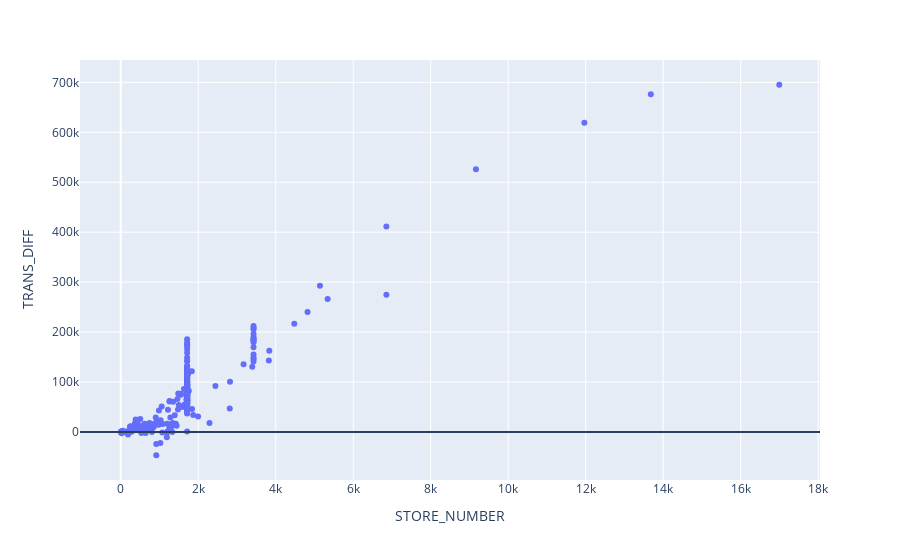

The cell this chart's notebook holds for it:
### Code cell
#To see which city need more shops we need to calculate the difference of transactions in the years

trans_df = comp_df.groupby(['CITY_NAME']).agg({'STORE_NUMBER':'count','TRANSACTION_FINAL_COUNT':'sum','PY_TRANSACTION_FINAL_COUNT':'sum'}).reset_index()
trans_df['TRANS_DIFF']= trans_df['TRANSACTION_FINAL_COUNT']-trans_df['PY_TRANSACTION_FINAL_COUNT']
trans_df = trans_df.sort_values(by='TRANS_DIFF',ascending=False)
fig = px.scatter(trans_df,'STORE_NUMBER','TRANS_DIFF',hover_data='CITY_NAME')
fig.add_hline(y=0)
fig.show()

### Figure 1 — Plotly figure (JSON) as saved in the notebook; plotly's stock layout.template omitted (floating-point values rounded to 4 significant figures; data arrays with more than 128 entries replaced by an {"elided": "..."} marker saying what was removed)
{"data": [{"customdata": {"elided": "293x1 str values"}, "hovertemplate": "STORE_NUMBER=%{x}<br>TRANS_DIFF=%{y}<br>CITY_NAME=%{customdata[0]}<extra></extra>", "legendgroup": "", "marker": {"color": "#636efa", "symbol": "circle"}, "mode": "markers", "name": "", "orientation": "v", "showlegend": false, "type": "scatter", "x": {"elided": "293 int values"}, "xaxis": "x", "y": {"elided": "293 int values"}, "yaxis": "y"}], "layout": {"legend": {"tracegroupgap": 0}, "margin": {"t": 60}, "shapes": [{"type": "line", "x0": 0, "x1": 1, "xref": "x domain", "y0": 0, "y1": 0, "yref": "y"}], "xaxis": {"anchor": "y", "domain": [0, 1], "title": {"text": "STORE_NUMBER"}}, "yaxis": {"anchor": "x", "domain": [0, 1], "title": {"text": "TRANS_DIFF"}}}}
